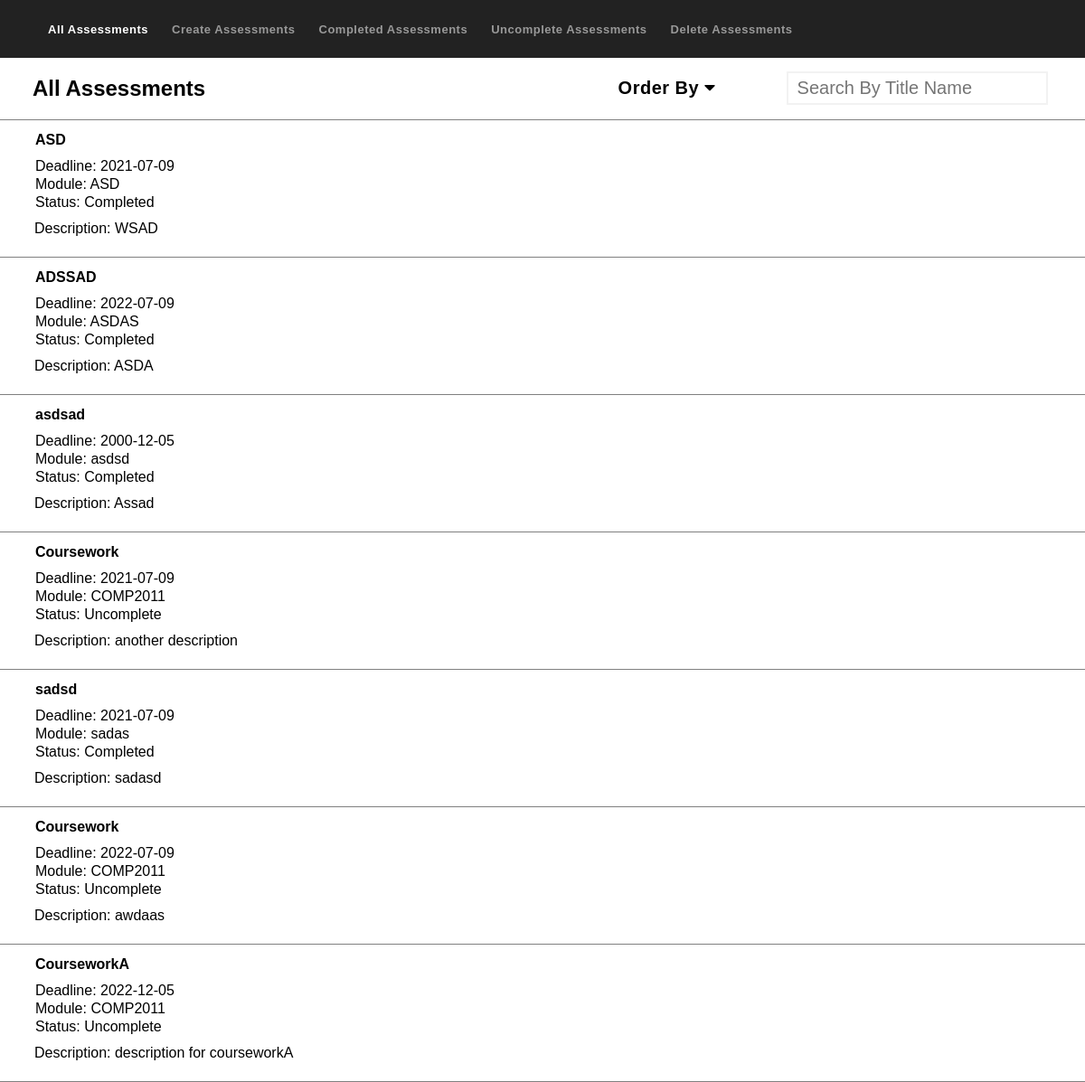
The page / on the database its author committed.
### app/models.py (models this page shows)
class Property(db.Model):
    id = db.Column(db.Integer, primary_key=True)
    title = db.Column(db.String(100), nullable=False)
    module = db.Column(db.String(100), nullable=False)
    deadline = db.Column(db.Date)
    description = db.Column(db.String(500), nullable=False)
    status = db.Column(db.String(100))
    completed = db.Column(db.Boolean, default=False)

### app/views.py (the view)
@app.route('/')
def home():
    tasks = models.Property.query.all()
    return render_template('All_Assessment.html', tasks=tasks, name='Order By')

### app/templates/All_Assessment.html (shortened to what this page needs)
{% extends 'base.html' %}
{% block styles %}
    <link rel="stylesheet" href="{{ url_for('static', filename='styles/style_for_all.css') }}">
    <link rel="stylesheet" href="https://cdnjs.cloudflare.com/ajax/libs/font-awesome/4.7.0/css/font-awesome.min.css">
{% endblock %}
{% block navigation %}
    <li><a class="current" href="/">All Assessments</a></li>
    <li><a href="/Create_Assessment">Create Assessments</a></li>
    <li><a href="/Completed_Assessment">Completed Assessments</a></li>
    <li><a href="/Uncomplete_Assessment">Uncomplete Assessments</a></li>
    <li><a href="/Delete_Assessment">Delete Assessments</a></li>
{% endblock %}
{% block header %}
    <div class="line">
        <h2>All Assessments</h2>
            <div class="float_right">
                    <button class="dropbtn" onclick="myFunction()" >
                        {{ name }}
                        <i class="fa fa-caret-down"></i>
                    </button>
                    <form action="/search" method="GET">
                        <input type="text" name="search" id="search" placeholder="Search By Title Name">
                    </form>
                </div>
            </div>
{% endblock %}
{% block body %}
    {% if tasks|length < 1 %}
    <div class="content">
        <h3>There are no assessments!</h3>
    </div>
    {% else %}
        {% for task in tasks %}
        <div class="content">
            <table>
                <tr>
                    <td class="title">{{ task.title }}</td>
                    <td>Deadline: {{ task.deadline }}</td>
                    <td>Module: {{ task.module }}</td>
                    {% if task.completed %}
                    <td>Status: Completed</td>
                    {% else %}
                    <td>Status: Uncomplete</td>
                    {% endif %}
                    <td class="description">Description: {{ task.description }}</td>
                </tr>
            </table>
        </div>
    {% endfor %}
    {% endif %}
{% endblock %}

### app/templates/base.html (shortened to what this page needs)
<!DOCTYPE html>
<html lang="en">
<head>
    <link rel="stylesheet" href="../static/styles/base_style.css">
    {% block styles %}{% endblock %}
</head>
<body>
    <nav class="row">
        <ul class="nav-links">
            {% block navigation %}{% endblock %}
        </ul>
    </nav>
    {% block header %}{% endblock %}
    {% block body %}{% endblock %}
</body>
</html>

### app/static/styles/base_style.css (style rules this page uses)
* { box-sizing: border-box; }
body { height:8vh; margin:0px; padding:0px; width:100%; font-family: sans-serif; }
nav { display:flex; align-items:center; min-height:8vh; background-color: #222; }
.nav-links { display:flex; }
.nav-links li { list-style-type: none; }
.nav-links a { color: #999; text-decoration: none; letter-spacing: 0.5px; font-weight: bold; font-size: 13px; margin: 10px 1em 0 1em; white-space: nowrap; }
.row::after { clear: both; display: table; }
a.current { color:#fff; }

### app/static/styles/style_for_all.css (style rules this page uses)
h2 { margin-left: 3%; white-space: nowrap; }
.content { align-items:center; width:100%; align-items: center; justify-content: center; border-bottom: 0.5px solid gray; padding: 10px 0 10px 3%; }
td { display:flex; float: left; clear:left; }
.line { border-bottom: 0.5px solid gray; display:flex; }
.description { padding: 10px 0 10px 0; }
.title { font-weight:bolder; padding-bottom: 10px; }
button { min-width:250px; align-content: center; background-color: #fff; text-decoration: none; letter-spacing: 0.5px; font-weight: bold; font-size: 20px; white-space: nowrap; border:none; }
.float_right { display:flex; width:100%; justify-content: right; }
form { display:flex; align-items: center; justify-content: center; padding-right:5%; min-width:300px; }
#search { margin-left:5%; font-size:20px; border:2px solid #f2f2f2; padding: 5px 10px 5px 10px; align-items: center; }

### rows shown on the page
Property: title "ASD", deadline "2021-07-09", module "ASD", completed "Status: Completed", description "WSAD"
Property: title "ADSSAD", deadline "2022-07-09", module "ASDAS", completed "Status: Completed", description "ASDA"
Property: title "asdsad", deadline "2000-12-05", module "asdsd", completed "Status: Completed", description "Assad"
Property: title "Coursework", deadline "2021-07-09", module "COMP2011", completed "Status: Uncomplete", description "another description"
Property: title "sadsd", deadline "2021-07-09", module "sadas", completed "Status: Completed", description "sadasd"
Property: title "Coursework", deadline "2022-07-09", module "COMP2011", completed "Status: Uncomplete", description "awdaas"
Property: title "CourseworkA", deadline "2022-12-05", module "COMP2011", completed "Status: Uncomplete", description "description for courseworkA"

### other values the page prints
{{ name }} "Order By"
